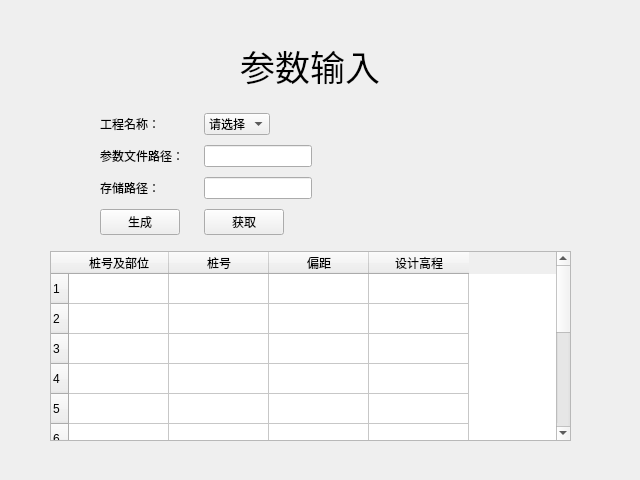
<?xml version="1.0" encoding="UTF-8"?>
<ui version="4.0">
 <class>Form</class>
 <widget class="QWidget" name="Form">
  <property name="geometry">
   <rect>
    <x>0</x>
    <y>0</y>
    <width>640</width>
    <height>480</height>
   </rect>
  </property>
  <property name="windowTitle">
   <string>Form</string>
  </property>
  <widget class="QWidget" name="verticalLayoutWidget">
   <property name="geometry">
    <rect>
     <x>50</x>
     <y>40</y>
     <width>521</width>
     <height>401</height>
    </rect>
   </property>
   <layout class="QVBoxLayout" name="verticalLayout">
    <item alignment="Qt::AlignHCenter">
     <widget class="QLabel" name="label">
      <property name="font">
       <font>
        <pointsize>26</pointsize>
       </font>
      </property>
      <property name="layoutDirection">
       <enum>Qt::LeftToRight</enum>
      </property>
      <property name="text">
       <string>参数输入</string>
      </property>
     </widget>
    </item>
    <item>
     <layout class="QFormLayout" name="formLayout">
      <property name="fieldGrowthPolicy">
       <enum>QFormLayout::FieldsStayAtSizeHint</enum>
      </property>
      <property name="horizontalSpacing">
       <number>20</number>
      </property>
      <property name="verticalSpacing">
       <number>10</number>
      </property>
      <property name="leftMargin">
       <number>50</number>
      </property>
      <property name="topMargin">
       <number>15</number>
      </property>
      <property name="rightMargin">
       <number>30</number>
      </property>
      <property name="bottomMargin">
       <number>10</number>
      </property>
      <item row="0" column="0">
       <widget class="QLabel" name="label_2">
        <property name="text">
         <string>工程名称：</string>
        </property>
       </widget>
      </item>
      <item row="0" column="1">
       <widget class="QComboBox" name="gongcheng">
        <item>
         <property name="text">
          <string>请选择</string>
         </property>
        </item>
       </widget>
      </item>
      <item row="1" column="0">
       <widget class="QLabel" name="label_4">
        <property name="text">
         <string>参数文件路径：</string>
        </property>
       </widget>
      </item>
      <item row="1" column="1">
       <widget class="QLineEdit" name="path"/>
      </item>
      <item row="3" column="0">
       <widget class="QLabel" name="label_5">
        <property name="text">
         <string>存储路径：</string>
        </property>
       </widget>
      </item>
      <item row="3" column="1">
       <widget class="QLineEdit" name="savePath"/>
      </item>
      <item row="4" column="1">
       <widget class="QPushButton" name="GD">
        <property name="text">
         <string>获取</string>
        </property>
       </widget>
      </item>
      <item row="4" column="0">
       <widget class="QPushButton" name="CRD">
        <property name="text">
         <string>生成</string>
        </property>
       </widget>
      </item>
     </layout>
    </item>
    <item>
     <widget class="QTableWidget" name="tableWidget">
      <row>
       <property name="text">
        <string>1</string>
       </property>
      </row>
      <row>
       <property name="text">
        <string>2</string>
       </property>
      </row>
      <row>
       <property name="text">
        <string>3</string>
       </property>
      </row>
      <row>
       <property name="text">
        <string>4</string>
       </property>
      </row>
      <row>
       <property name="text">
        <string>5</string>
       </property>
      </row>
      <row>
       <property name="text">
        <string>6</string>
       </property>
      </row>
      <row>
       <property name="text">
        <string>7</string>
       </property>
      </row>
      <row>
       <property name="text">
        <string>8</string>
       </property>
      </row>
      <row>
       <property name="text">
        <string>9</string>
       </property>
      </row>
      <row>
       <property name="text">
        <string>10</string>
       </property>
      </row>
      <row>
       <property name="text">
        <string>11</string>
       </property>
      </row>
      <row>
       <property name="text">
        <string>12</string>
       </property>
      </row>
      <column>
       <property name="text">
        <string>桩号及部位</string>
       </property>
      </column>
      <column>
       <property name="text">
        <string>桩号</string>
       </property>
      </column>
      <column>
       <property name="text">
        <string>偏距</string>
       </property>
      </column>
      <column>
       <property name="text">
        <string>设计高程</string>
       </property>
      </column>
     </widget>
    </item>
   </layout>
  </widget>
 </widget>
 <resources/>
 <connections>
  <connection>
   <sender>GD</sender>
   <signal>clicked()</signal>
   <receiver>tableWidget</receiver>
   <slot>reset()</slot>
   <hints>
    <hint type="sourcelabel">
     <x>245</x>
     <y>223</y>
    </hint>
    <hint type="destinationlabel">
     <x>369</x>
     <y>277</y>
    </hint>
   </hints>
  </connection>
  <connection>
   <sender>CRD</sender>
   <signal>clicked()</signal>
   <receiver>tableWidget</receiver>
   <slot>clearSelection()</slot>
   <hints>
    <hint type="sourcelabel">
     <x>142</x>
     <y>226</y>
    </hint>
    <hint type="destinationlabel">
     <x>75</x>
     <y>259</y>
    </hint>
   </hints>
  </connection>
 </connections>
</ui>
